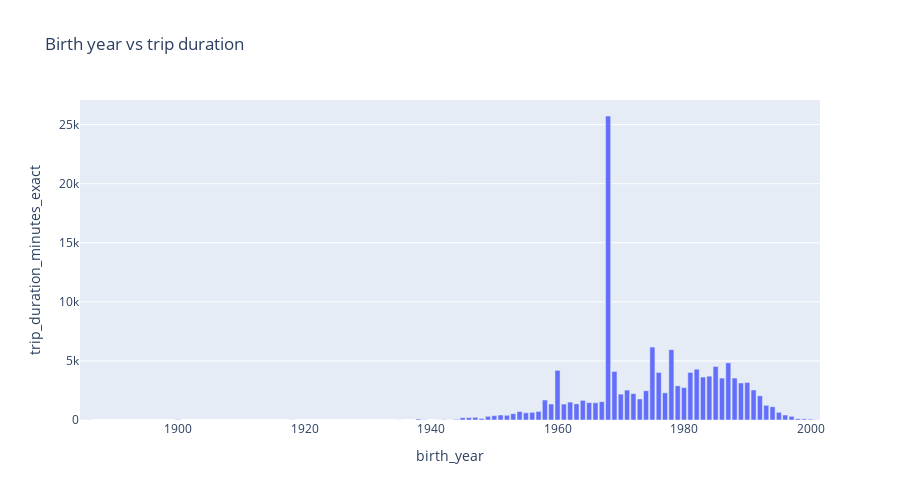

Notebook source saved alongside this figure:
### Code cell
fig = px.bar(data_frame=df_agg_2
              , x='birth_year'
              , y='trip_duration_minutes_exact'
              , height=500
              , title="Birth year vs trip duration"
              #,color='birth_year'
              )
fig.show()

### Figure 1 — Plotly figure (JSON) as saved in the notebook; plotly's stock layout.template omitted (floating-point values rounded to 4 significant figures)
{"data": [{"hovertemplate": "birth_year=%{x}<br>trip_duration_minutes_exact=%{y}<extra></extra>", "legendgroup": "", "marker": {"color": "#636efa", "pattern": {"shape": ""}}, "name": "", "orientation": "v", "showlegend": false, "textposition": "auto", "type": "bar", "x": [1885, 1886, 1900, 1918, 1935, 1938, 1939, 1941, 1942, 1943, 1944, 1945, 1946, 1947, 1948, 1949, 1950, 1951, 1952, 1953, 1954, 1955, 1956, 1957, 1958, 1959, 1960, 1961, 1962, 1963, 1964, 1965, 1966, 1967, 1968, 1969, 1970, 1971, 1972, 1973, 1974, 1975, 1976, 1977, 1978, 1979, 1980, 1981, 1982, 1983, 1984, 1985, 1986, 1987, 1988, 1989, 1990, 1991, 1992, 1993, 1994, 1995, 1996, 1997, 1998, 1999, 2000, 2001], "xaxis": "x", "y": [11.75, 12.82, 34.27, 12.2, 3.9, 81.7, 21.07, 6.817, 33.72, 8.85, 56.88, 191.0, 201.0, 226.2, 131.5, 309.2, 365.0, 423.1, 398.5, 535.1, 720.2, 608.2, 650.2, 724.7, 1690.0, 1350.0, 4202.0, 1348.0, 1514.0, 1368.0, 1663.0, 1470.0, 1463.0, 1551.0, 25730.0, 4109.0, 2188.0, 2532.0, 2235.0, 1781.0, 2475.0, 6172.0, 4025.0, 2299.0, 5956.0, 2894.0, 2745.0, 4025.0, 4301.0, 3634.0, 3711.0, 4531.0, 3546.0, 4838.0, 3549.0, 3135.0, 3177.0, 2543.0, 2044.0, 1244.0, 1125.0, 649.7, 424.2, 308.8, 107.5, 96.53, 72.25, 10.72], "yaxis": "y"}], "layout": {"barmode": "relative", "height": 500, "legend": {"tracegroupgap": 0}, "title": {"text": "Birth year vs trip duration"}, "xaxis": {"anchor": "y", "domain": [0, 1], "title": {"text": "birth_year"}}, "yaxis": {"anchor": "x", "domain": [0, 1], "title": {"text": "trip_duration_minutes_exact"}}}}
